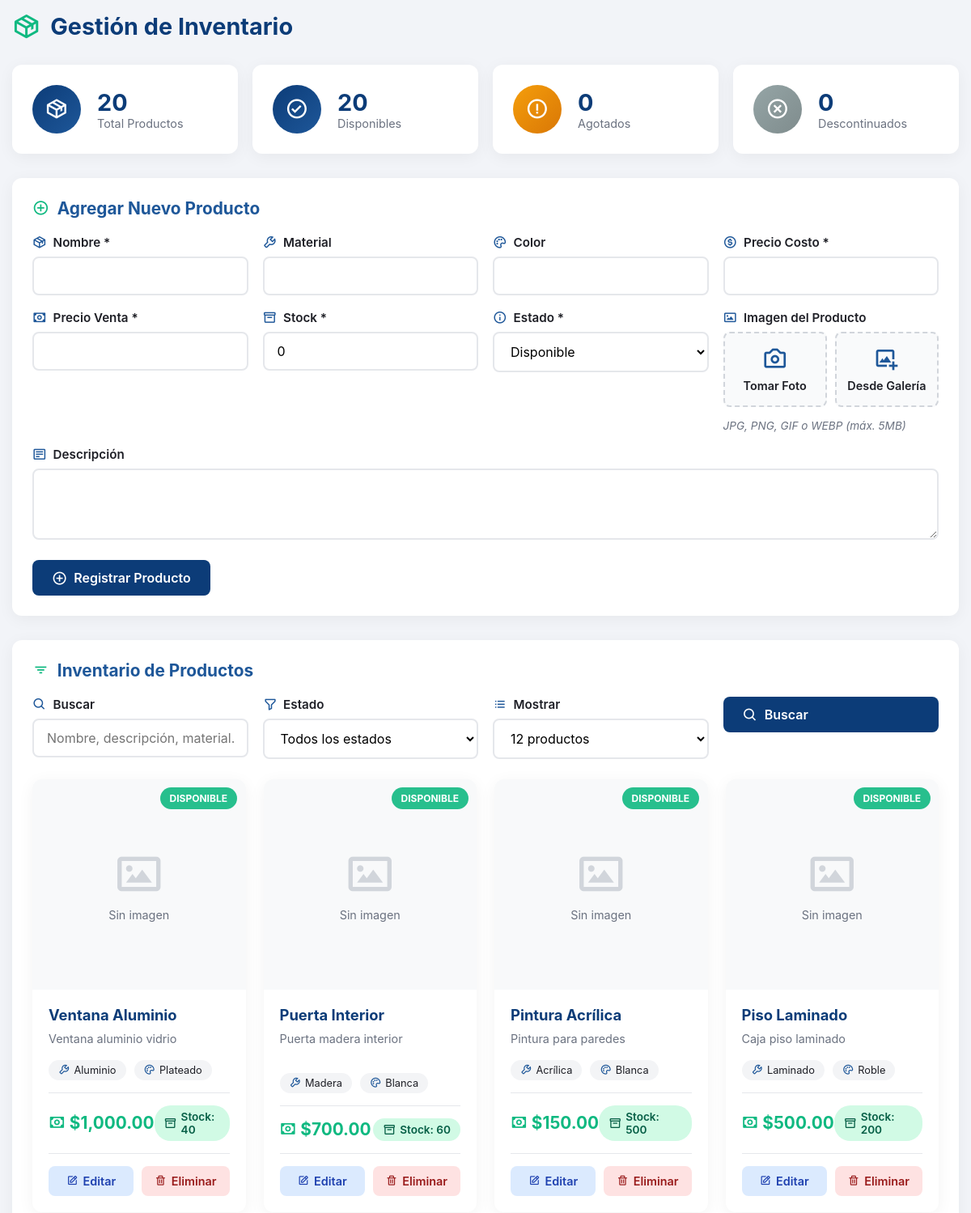
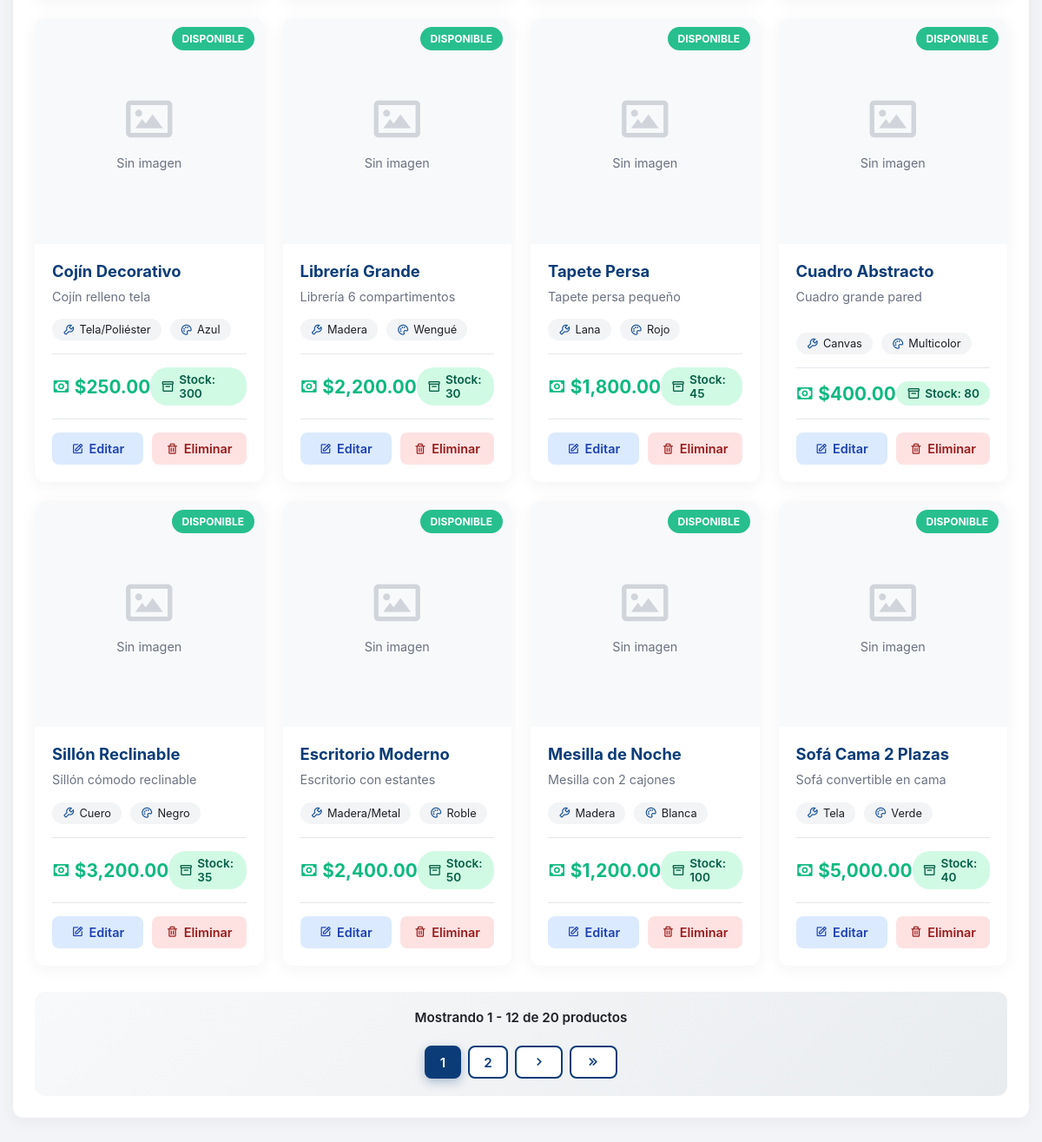
/modules/inventarios/inventarios.php (signed in), run on the app's committed database (2 pictures, top to bottom).
### tables this page shows
CREATE TABLE Productos (
    id_producto INTEGER PRIMARY KEY AUTOINCREMENT,
    nombre TEXT NOT NULL,              
    descripcion TEXT,                        
    material TEXT,                      
    color TEXT,
    precio_costo REAL NOT NULL,             
    precio_venta REAL NOT NULL,
    stock INTEGER DEFAULT 0,                       
    fecha_registro DATETIME DEFAULT CURRENT_TIMESTAMP,
    estado TEXT DEFAULT 'disponible' CHECK(estado IN ('disponible', 'agotado', 'descontinuado')),
    imagen TEXT
);

### modules/inventarios/functions.php (called while the page is built, shortened)
<?php
function formatearPrecio($precio) {
    return '$' . number_format($precio, 2, '.', ',');
}
function obtenerEstadisticasPorEstado($conn) {
    $sql = "SELECT
                COUNT(*) as total,
                SUM(CASE WHEN estado = 'disponible' THEN 1 ELSE 0 END) as disponibles,
                SUM(CASE WHEN estado = 'agotado' THEN 1 ELSE 0 END) as agotados,
                SUM(CASE WHEN estado = 'descontinuado' THEN 1 ELSE 0 END) as descontinuados
            FROM Productos";
    $stmt = $conn->prepare($sql);
    $stmt->execute();
    return $stmt->fetch(PDO::FETCH_ASSOC);
}
?>

### modules/inventarios/inventarios.php (the view, shortened to what this page needs)
<?php
require_once '../../bd/database.php';
require_once 'functions.php';
$estadisticas = obtenerEstadisticasPorEstado($conn);
$page = isset($_GET['page']) ? (int)$_GET['page'] : 1;
$records_per_page = isset($_GET['per_page']) ? (int)$_GET['per_page'] : 12;
$offset = ($page - 1) * $records_per_page;
$filtro_busqueda = isset($_GET['busqueda']) ? $_GET['busqueda'] : '';
$filtro_estado = isset($_GET['estado']) ? $_GET['estado'] : '';
$sql = "SELECT * FROM Productos WHERE 1=1";
$sql_count = str_replace("SELECT *", "SELECT COUNT(*) as total", $sql);
$stmt_count = $conn->prepare($sql_count);
$stmt_count->execute();
$total_records = $stmt_count->fetch(PDO::FETCH_ASSOC)['total'];
$total_pages = ceil($total_records / $records_per_page);
$sql .= " ORDER BY id_producto DESC LIMIT :limit OFFSET :offset";
$stmt = $conn->prepare($sql);
$stmt->bindValue(':limit', $records_per_page, PDO::PARAM_INT);
$stmt->bindValue(':offset', $offset, PDO::PARAM_INT);
$stmt->execute();
$productos = $stmt->fetchAll(PDO::FETCH_ASSOC);
$producto_editar = null;
?>
<!DOCTYPE html>
<html lang="es">
<head>
    <link rel="stylesheet" href="assets/css/inventario.css">
    <link href='https://unpkg.com/boxicons@2.1.4/css/boxicons.min.css' rel='stylesheet'>
</head>
<body>
    <div class="container">
        <h1><i class='bx bx-package'></i> Gestión de Inventario</h1>
        <div class="stats-grid">
            <div class="stat-card">
                <div class="stat-icon success">
                    <i class='bx bx-package'></i>
                </div>
                <div class="stat-info">
                    <h3><?php echo $estadisticas['total']; ?></h3>
                    <p>Total Productos</p>
                </div>
            </div>
            <div class="stat-card">
                <div class="stat-icon success">
                    <i class='bx bx-check-circle'></i>
                </div>
                <div class="stat-info">
                    <h3><?php echo $estadisticas['disponibles']; ?></h3>
                    <p>Disponibles</p>
                </div>
            </div>
            <div class="stat-card">
                <div class="stat-icon warning">
                    <i class='bx bx-error-circle'></i>
                </div>
                <div class="stat-info">
                    <h3><?php echo $estadisticas['agotados']; ?></h3>
                    <p>Agotados</p>
                </div>
            </div>
            <div class="stat-card">
                <div class="stat-icon descontinuado">
                    <i class='bx bx-x-circle'></i>
                </div>
                <div class="stat-info">
                    <h3><?php echo $estadisticas['descontinuados']; ?></h3>
                    <p>Descontinuados</p>
                </div>
            </div>
        </div>
        <div class="card">
            <h2>
                <i class='bx <?php echo $producto_editar ? 'bx-edit' : 'bx-plus-circle'; ?>'></i>
                <?php echo $producto_editar ? 'Editar Producto' : 'Agregar Nuevo Producto'; ?>
            </h2>
            <form id="formProducto" class="form-producto" method="POST" enctype="multipart/form-data">
                <div class="form-grid">
                    <div class="form-group">
                        <label for="nombre"><i class='bx bx-package'></i> Nombre *</label>
                        <input type="text" id="nombre" name="nombre" required
                               value="<?php echo $producto_editar ? htmlspecialchars($producto_editar['nombre']) : ''; ?>"
                               minlength="3" maxlength="100">
                    </div>
                    <div class="form-group">
                        <label for="material"><i class='bx bx-wrench'></i> Material</label>
                        <input type="text" id="material" name="material" maxlength="50"
                               value="<?php echo $producto_editar ? htmlspecialchars($producto_editar['material']) : ''; ?>">
                    </div>
                    <div class="form-group">
                        <label for="color"><i class='bx bx-palette'></i> Color</label>
                        <input type="text" id="color" name="color" maxlength="30"
                               value="<?php echo $producto_editar ? htmlspecialchars($producto_editar['color']) : ''; ?>">
                    </div>
                    <div class="form-group">
                        <label for="precio_costo"><i class='bx bx-dollar-circle'></i> Precio Costo *</label>
                        <input type="number" id="precio_costo" name="precio_costo" required
                               value="<?php echo $producto_editar ? $producto_editar['precio_costo'] : ''; ?>"
                               min="0" step="0.01">
                    </div>
                    <div class="form-group">
                        <label for="precio_venta"><i class='bx bx-money'></i> Precio Venta *</label>
                        <input type="number" id="precio_venta" name="precio_venta" required
                               value="<?php echo $producto_editar ? $producto_editar['precio_venta'] : ''; ?>"
                               min="0" step="0.01">
                    </div>
                    <div class="form-group">
                        <label for="stock"><i class='bx bx-box'></i> Stock *</label>
                        <input type="number" id="stock" name="stock" required
                               value="<?php echo $producto_editar ? $producto_editar['stock'] : '0'; ?>"
                               min="0">
                    </div>
                    <div class="form-group">
                        <label for="estado"><i class='bx bx-info-circle'></i> Estado *</label>
                        <select id="estado" name="estado" required>
                            <option value="disponible" <?php echo ($producto_editar && $producto_editar['estado'] === 'disponible') ? 'selected' : ''; ?>>Disponible</option>
                        </select>
                    </div>
                    <div class="form-group">
                        <label><i class='bx bx-image'></i> Imagen del Producto</label>
                        <div class="image-upload-container">
                            <div class="image-upload-buttons">
                                <button type="button" class="btn-upload btn-camera" onclick="document.getElementById('imagen').click()">
                                    <i class='bx bx-camera'></i>
                                    <span>Tomar Foto</span>
                                </button>
                                <button type="button" class="btn-upload btn-gallery" onclick="document.getElementById('imagen').click()">
                                    <i class='bx bx-image-add'></i>
                                    <span>Desde Galería</span>
                                </button>
                            </div>
                            <span id="file-name" class="text-muted">JPG, PNG, GIF o WEBP (máx. 5MB)</span>
                        </div>
                    </div>
                    <div class="form-group full-width">
                        <label for="descripcion"><i class='bx bx-detail'></i> Descripción</label>
                        <textarea id="descripcion" name="descripcion" rows="3" maxlength="500"><?php echo $producto_editar ? htmlspecialchars($producto_editar['descripcion']) : ''; ?></textarea>
                    </div>
                </div>
                <div class="form-actions">
                    <button type="submit" class="btn btn-primary">
                        <i class='bx <?php echo $producto_editar ? 'bx-save' : 'bx-plus-circle'; ?>'></i>
                        <?php echo $producto_editar ? 'Actualizar Producto' : 'Registrar Producto'; ?>
                    </button>
                </div>
            </form>
        </div>
        <div class="card">
            <h2><i class='bx bx-filter'></i> Inventario de Productos</h2>
            <form method="GET" class="filtros-grid">
                <div class="form-group">
                    <label for="busqueda"><i class='bx bx-search'></i> Buscar</label>
                    <input type="text" id="busqueda" name="busqueda"
                           value="<?php echo htmlspecialchars($filtro_busqueda); ?>"
                           placeholder="Nombre, descripción, material...">
                </div>
                <div class="form-group">
                    <label for="filtro_estado"><i class='bx bx-filter-alt'></i> Estado</label>
                    <select id="filtro_estado" name="estado">
                        <option value="">Todos los estados</option>
                    </select>
                </div>
                <div class="form-group">
                    <label for="per_page"><i class='bx bx-list-ul'></i> Mostrar</label>
                    <select id="per_page" name="per_page">
                        <option value="12" <?php echo $records_per_page == 12 ? 'selected' : ''; ?>>12 productos</option>
                    </select>
                </div>
                <div class="form-group" style="display: flex; align-items: flex-end;">
                    <button type="submit" class="btn btn-primary" style="width: 100%;">
                        <i class='bx bx-search'></i> Buscar
                    </button>
                </div>
            </form>
            <?php if (count($productos) > 0): ?>
                <div class="productos-grid">
                    <?php foreach ($productos as $producto): ?>
                        <div class="producto-card">
                            <div class="producto-imagen">
                                <?php if ($producto['imagen']): ?>
                                    <img src="assets/images/<?php echo htmlspecialchars($producto['imagen']); ?>"
                                         alt="<?php echo htmlspecialchars($producto['nombre']); ?>">
                                <?php else: ?>
                                    <div class="no-imagen">
                                        <i class='bx bx-image'></i>
                                        <p>Sin imagen</p>
                                    </div>
                                <?php endif; ?>
                                <span class="estado-badge <?php echo $producto['estado']; ?>">
                                    <?php echo ucfirst($producto['estado']); ?>
                                </span>
                            </div>
                            <div class="producto-info">
                                <h3><?php echo htmlspecialchars($producto['nombre']); ?></h3>
                                <?php if ($producto['descripcion']): ?>
                                    <p class="descripcion"><?php echo htmlspecialchars($producto['descripcion']); ?></p>
                                <?php endif; ?>
                                <div class="producto-detalles">
                                    <?php if ($producto['material']): ?>
                                        <span><i class='bx bx-wrench'></i> <?php echo htmlspecialchars($producto['material']); ?></span>
                                    <?php endif; ?>
                                    <?php if ($producto['color']): ?>
                                        <span><i class='bx bx-palette'></i> <?php echo htmlspecialchars($producto['color']); ?></span>
                                    <?php endif; ?>
                                </div>
                                <div class="producto-precio-stock">
                                    <div class="precio">
                                        <i class='bx bx-money'></i>
                                        <?php echo formatearPrecio($producto['precio_venta']); ?>
                                    </div>
                                    <div class="stock <?php echo $producto['stock'] == 0 ? 'agotado' : ''; ?>">
                                        <i class='bx bx-box'></i>
                                        Stock: <?php echo $producto['stock']; ?>
                                    </div>
                                </div>
                                <div class="producto-acciones">
                                    <a href="?editar=<?php echo $producto['id_producto']; ?>"
                                       class="btn-action btn-edit">
                                        <i class='bx bx-edit'></i> Editar
                                    </a>
                                    <a href="?eliminar=<?php echo $producto['id_producto']; ?>"
                                       class="btn-action btn-delete"
                                       onclick="return confirm('¿Estás seguro de eliminar este producto?\n\n<?php echo addslashes($producto['nombre']); ?>');">
                                        <i class='bx bx-trash'></i> Eliminar
                                    </a>
                                </div>
                            </div>
                        </div>
                    <?php endforeach; ?>
                </div>
                <?php if ($total_pages > 1): ?>
                    <div class="pagination">
                        <div class="pagination-info">
                            Mostrando <?php echo $offset + 1; ?> - <?php echo min($offset + $records_per_page, $total_records); ?>
                            de <?php echo $total_records; ?> productos
                        </div>
                        <div class="pagination-buttons">
                            <?php
                            $start_page = max(1, $page - 2);
                            $end_page = min($total_pages, $page + 2);
                            for ($i = $start_page; $i <= $end_page; $i++): ?>
                                <a href="?page=<?php echo $i; ?>&per_page=<?php echo $records_per_page; ?>&busqueda=<?php echo urlencode($filtro_busqueda); ?>&estado=<?php echo $filtro_estado; ?>"
                                   class="pagination-btn <?php echo $i === $page ? 'active' : ''; ?>">
                                    <?php echo $i; ?>
                                </a>
                            <?php endfor; ?>
                            <?php if ($page < $total_pages): ?>
                                <a href="?page=<?php echo $page + 1; ?>&per_page=<?php echo $records_per_page; ?>&busqueda=<?php echo urlencode($filtro_busqueda); ?>&estado=<?php echo $filtro_estado; ?>"
                                   class="pagination-btn">
                                    <i class='bx bx-chevron-right'></i>
                                </a>
                                <a href="?page=<?php echo $total_pages; ?>&per_page=<?php echo $records_per_page; ?>&busqueda=<?php echo urlencode($filtro_busqueda); ?>&estado=<?php echo $filtro_estado; ?>"
                                   class="pagination-btn">
                                    <i class='bx bx-chevrons-right'></i>
                                </a>
                            <?php endif; ?>
                        </div>
                    </div>
                <?php endif; ?>
            <?php endif; ?>
        </div>
    </div>
</body>
</html>

### data on the page
productos: shows "Sin imagen", estado "DISPONIBLE", nombre "Ventana Aluminio", descripcion "Ventana aluminio vidrio", material "Aluminio", color "Plateado", precio_venta "$1,000.00", stock "40"
productos: shows "Sin imagen", estado "DISPONIBLE", nombre "Puerta Interior", descripcion "Puerta madera interior", material "Madera", color "Blanca", precio_venta "$700.00", stock "60"
productos: shows "Sin imagen", estado "DISPONIBLE", nombre "Pintura Acrílica", descripcion "Pintura para paredes", material "Acrílica", color "Blanca", precio_venta "$150.00", stock "500"
productos: shows "Sin imagen", estado "DISPONIBLE", nombre "Piso Laminado", descripcion "Caja piso laminado", material "Laminado", color "Roble", precio_venta "$500.00", stock "200"
productos: shows "Sin imagen", estado "DISPONIBLE", nombre "Cojín Decorativo", descripcion "Cojín relleno tela", material "Tela/Poliéster", color "Azul", precio_venta "$250.00", stock "300"
productos: shows "Sin imagen", estado "DISPONIBLE", nombre "Librería Grande", descripcion "Librería 6 compartimentos", material "Madera", color "Wengué", precio_venta "$2,200.00", stock "30"
productos: shows "Sin imagen", estado "DISPONIBLE", nombre "Tapete Persa", descripcion "Tapete persa pequeño", material "Lana", color "Rojo", precio_venta "$1,800.00", stock "45"
productos: shows "Sin imagen", estado "DISPONIBLE", nombre "Cuadro Abstracto", descripcion "Cuadro grande pared", material "Canvas", color "Multicolor", precio_venta "$400.00", stock "80"
productos: shows "Sin imagen", estado "DISPONIBLE", nombre "Sillón Reclinable", descripcion "Sillón cómodo reclinable", material "Cuero", color "Negro", precio_venta "$3,200.00", stock "35"
productos: shows "Sin imagen", estado "DISPONIBLE", nombre "Escritorio Moderno", descripcion "Escritorio con estantes", material "Madera/Metal", color "Roble", precio_venta "$2,400.00", stock "50"
productos: shows "Sin imagen", estado "DISPONIBLE", nombre "Mesilla de Noche", descripcion "Mesilla con 2 cajones", material "Madera", color "Blanca", precio_venta "$1,200.00", stock "100"
productos: shows "Sin imagen", estado "DISPONIBLE", nombre "Sofá Cama 2 Plazas", descripcion "Sofá convertible en cama", material "Tela", color "Verde", precio_venta "$5,000.00", stock "40"

### other printed values
$estadisticas['total'] "20"
$estadisticas['disponibles'] "20"
$estadisticas['agotados'] "0"
$estadisticas['descontinuados'] "0"
$offset + 1 "1"
min($offset + $records_per_page, $total_records) "12"
$total_records "20"
